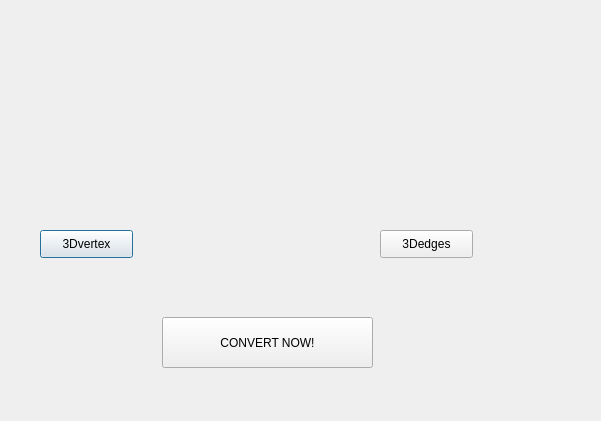
<?xml version="1.0" encoding="UTF-8"?>
<ui version="4.0">
 <class>op2win</class>
 <widget class="QDialog" name="op2win">
  <property name="geometry">
   <rect>
    <x>0</x>
    <y>0</y>
    <width>601</width>
    <height>421</height>
   </rect>
  </property>
  <property name="windowTitle">
   <string>Dialog</string>
  </property>
  <widget class="QPushButton" name="pushButton">
   <property name="geometry">
    <rect>
     <x>40</x>
     <y>230</y>
     <width>93</width>
     <height>28</height>
    </rect>
   </property>
   <property name="text">
    <string>3Dvertex</string>
   </property>
  </widget>
  <widget class="QPushButton" name="pushButton_2">
   <property name="geometry">
    <rect>
     <x>380</x>
     <y>230</y>
     <width>93</width>
     <height>28</height>
    </rect>
   </property>
   <property name="text">
    <string>3Dedges</string>
   </property>
  </widget>
  <widget class="QPushButton" name="pushButton_3">
   <property name="geometry">
    <rect>
     <x>162</x>
     <y>317</y>
     <width>211</width>
     <height>51</height>
    </rect>
   </property>
   <property name="text">
    <string>CONVERT NOW!</string>
   </property>
  </widget>
 </widget>
 <resources/>
 <connections/>
</ui>
